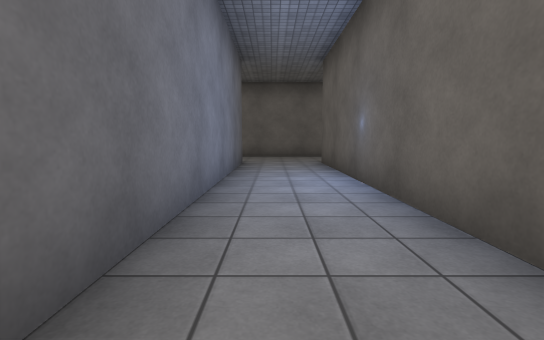
View 1 (above)

14 first-person views from a walk through a 3-D level made in the Unity game engine. The camera is 1.2 m above the floor, tilts 6° down and sees 85° across. The floor is counted in squares, 2 m on a side. Each view is taken from the middle of a square. On the plan, view 1 faces up. The plan holds only what a view shows up to about 9 squares ahead; the rest is blank. The place goes on beyond the plan. The player character is not drawn. Some animated figures are not drawn. Door leaves are left out, so doorways stand open. Surface patterns are stand-ins for the level's own textures.

View 2
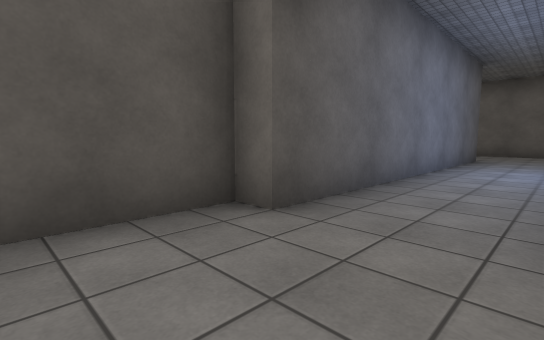

View 3
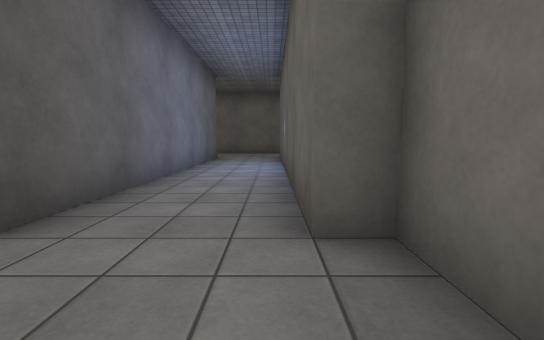

View 4
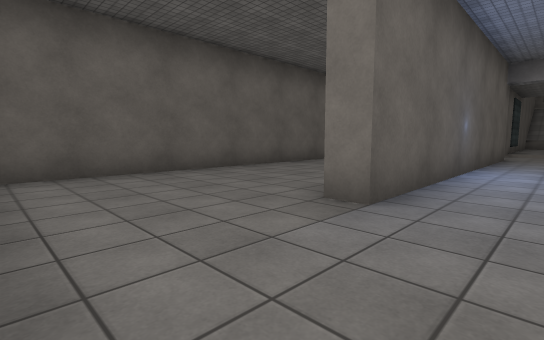

View 5
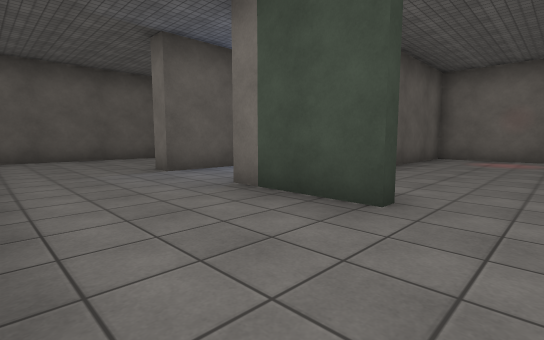

View 6
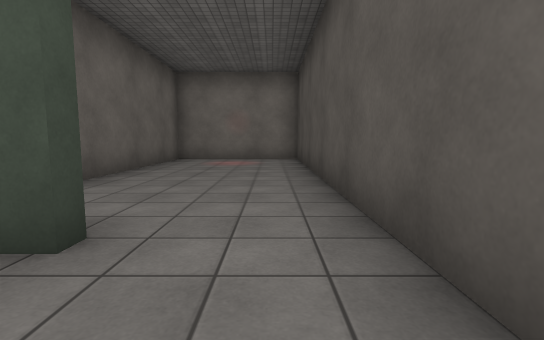

View 7
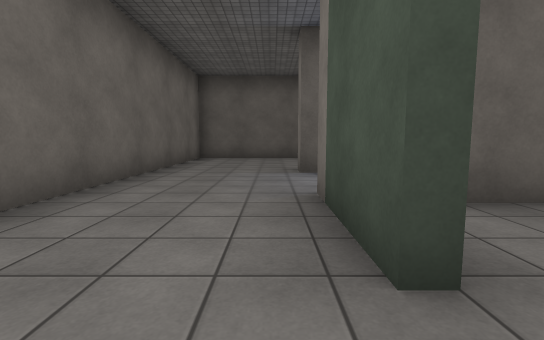

View 8
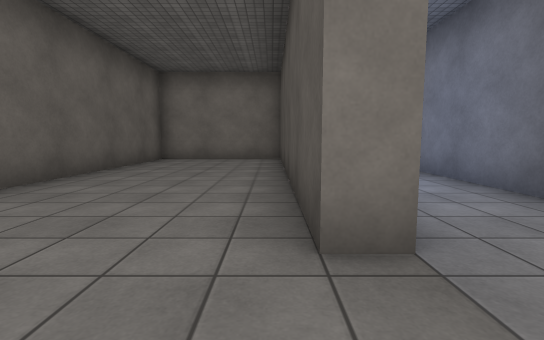

View 9
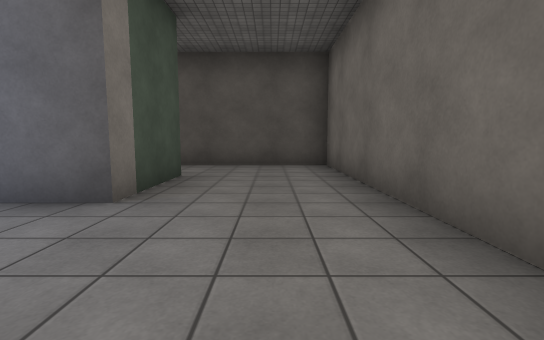

View 10
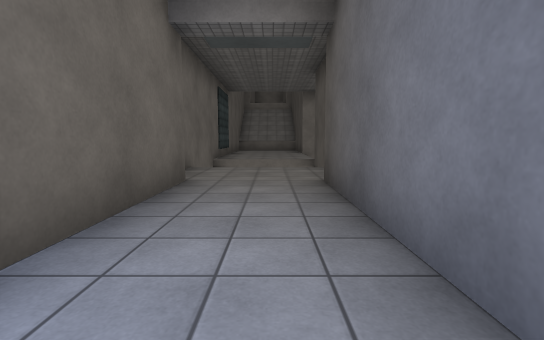

View 11
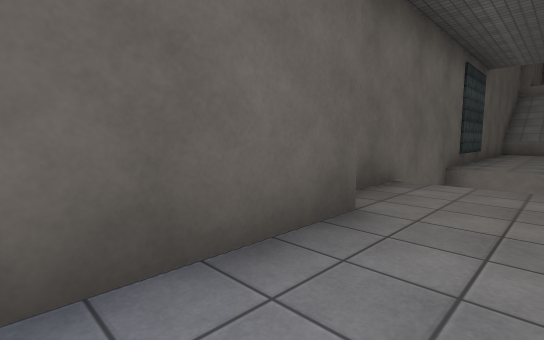

View 12
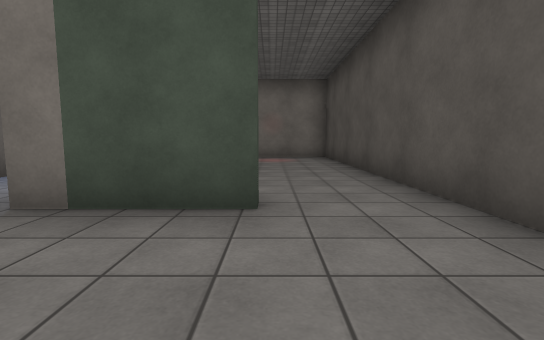

View 13
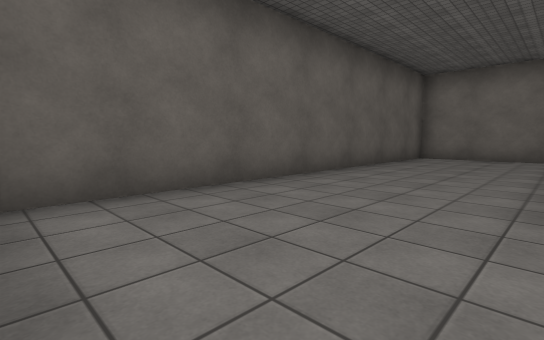

View 14
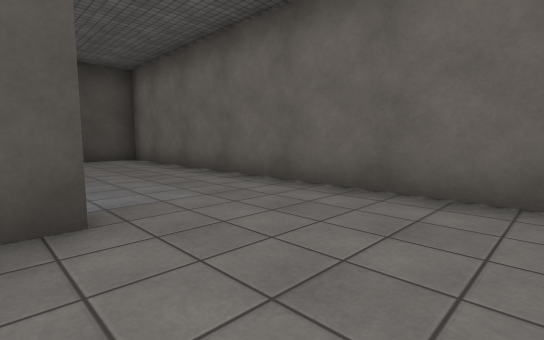

### Floor plan
Key: @ floor where view 1 was taken; # wall or solid block; . floor; D open door; v drop or lower ground.
Columns run from 5 left of view 1 to 6 right of it. Each row starts with its distance up from view 1.
 11 ############
 10 #..........#
  9 #..........#
  8 #....D.....#
  7 #..##DD#...#
  6 #...#..#...#
  5 #...#.. ...#
  4 #...#..#...#
  3 #...#..#...#
  2 #...#..#...#
  1 #...#..#...#
  0 #####@.#####
 -1    #...#
 -2    #...#
 -3     v  v
 -4     v  v
 -5     v  #

Where each view was taken, in squares from view 1:
view 1: 0 up, 0 right, facing up
view 2: 2 down, 1 right, facing up-left
view 3: 2 down, 1 right, facing up
view 4: 10 up, 0 right, facing down-right
view 5: 10 up, 4 left, facing down-right
view 6: 9 up, 4 left, facing down
view 7: 8 up, 4 left, facing right
view 8: 9 up, 2 right, facing down
view 9: 9 up, 2 right, facing left
view 10: 4 up, 0 right, facing down
view 11: 2 up, 0 right, facing down-right
view 12: 10 up, 3 left, facing down
view 13: 10 up, 2 right, facing down-right
view 14: 7 up, 4 right, facing up-left
